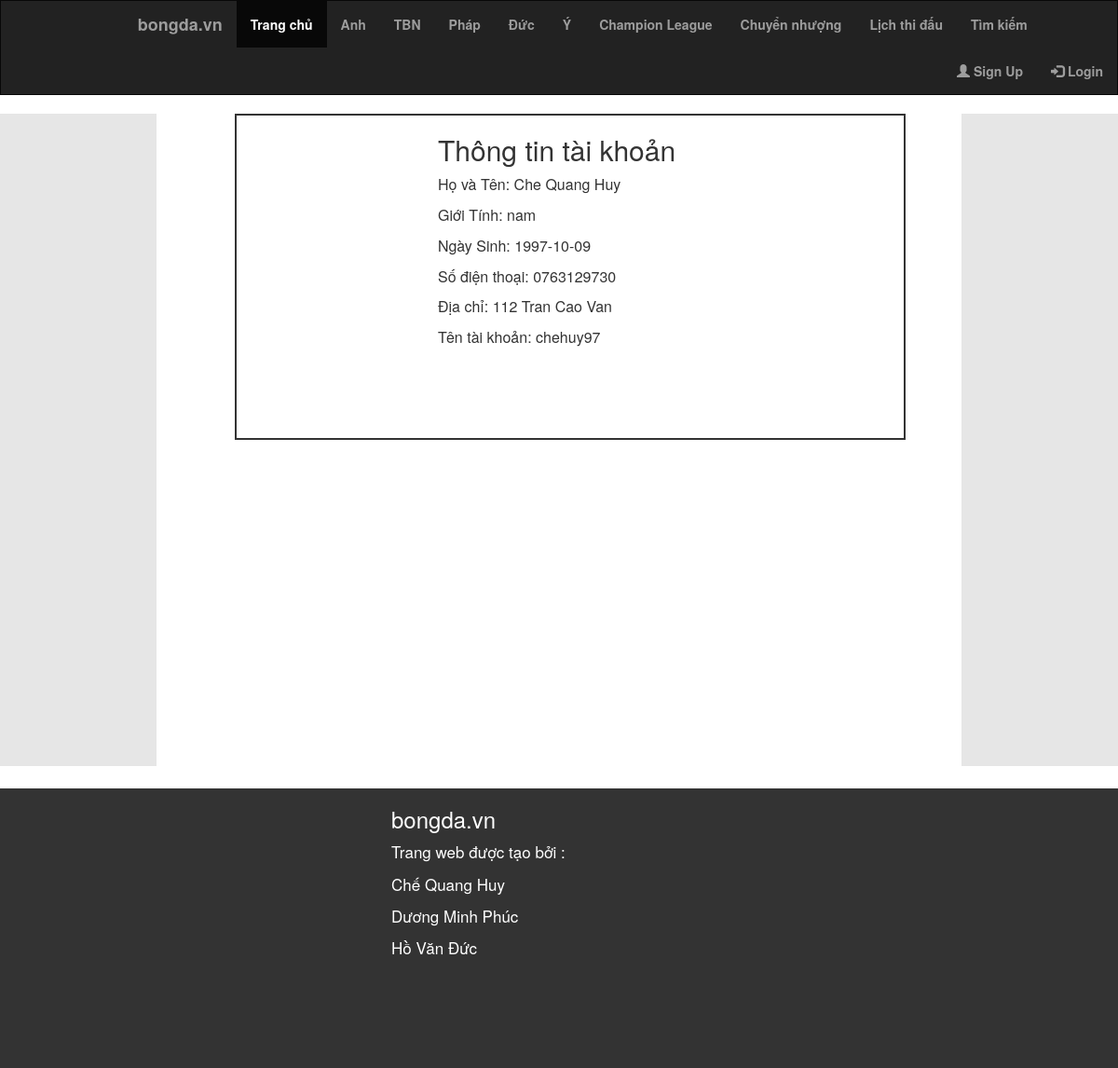
Page /WebsiteBongDa/AccountInfor.php (signed in) on the committed database.
### tables this page shows
CREATE TABLE `account` (
  `idaccount` int(10) NOT NULL,
  `nickname` varchar(20) NOT NULL,
  `password` varchar(20) NOT NULL,
  `role` varchar(20) NOT NULL,
  `name` varchar(50) NOT NULL,
  `sex` varchar(10) NOT NULL,
  `birthday` date NOT NULL,
  `gmail` varchar(50) NOT NULL,
  `phone` varchar(11) NOT NULL,
  `address` varchar(50) NOT NULL
);

### WebsiteBongDa/AccountInfor.php (the view, shortened to what this page needs)
<!DOCTYPE html>
<html>
<head>
  <link rel="stylesheet" href="https://maxcdn.bootstrapcdn.com/bootstrap/3.3.7/css/bootstrap.min.css">
    <link rel="stylesheet" type="text/css" href="Library/FootballLibrary.css">
 <link rel="stylesheet" type="text/css" href="Library/League.css">
</head>
<body>
<?php
	 if ($_SESSION['check'] == 0) {
	 	include("header.php");
	}else if($_SESSION['check'] == 1){
      	include("headerloggedadmin.php");
	 }
	 else if($_SESSION['check'] == 2){
      	include("headerloggedctv.php");
	 }
 ?>
 <div id="content">
	<div class="space" style="float: left;height: 700px;"></div>
	<div class="loginborder">
		<h2>Thông tin tài khoản</h2>
		<?php
			$user = $_SESSION['user'];
			$link = mysqli_connect("localhost","root","","footballdb") or die ("Khong the ket noi den co so du lieu");
			$sql = "SELECT *FROM account WHERE nickname = '$user'";
			$rs = mysqli_query($link,$sql);
			$row=mysqli_fetch_array($rs,MYSQLI_BOTH);
			echo "<p>Họ và Tên: ".$row['name']."</p>";
			echo "<p>Giới Tính: ".$row['sex']."</p>";
			echo "<p>Ngày Sinh: ".$row['birthday']."</p>";
			echo "<p>Số điện thoại: ".$row['phone']."</p>";
			echo "<p>Địa chỉ: ".$row['address']."</p>";
			echo "<p>Tên tài khoản: ".$row['nickname']."</p>";
		 ?>
	</div>
	<div class="space" style="float: right;height: 700px;"></div>
</div>
<div class="footer" style="color: white;padding-left: 35%;">
    <div style="font-size: 17px;">
	<h3>bongda.vn</h3>
	<p>Trang web được tạo bởi :</p>
    <p>Chế Quang Huy</p>
    <p>Dương Minh Phúc</p>
    <p>Hồ Văn Đức</p>
  </div>
</div>
</body>
</html>
</html>

### WebsiteBongDa/Library/FootballLibrary.css (style rules this page uses)
.footer { background-color: #333; height: 300px; width: 100%; float: left; margin-top: 2%; }

### WebsiteBongDa/Library/League.css (style rules this page uses)
#content { width: 100%; height: 500px; margin-top: 0; }
.space { width: 14%; height: 1800px; background-color: #e6e6e6; }
.loginborder { border: 2px solid #333; width: 60%; margin-left: 7%; height: 70%; float: left; padding-left: 18%; font-size: 16px; }

### rows in the picture
account: name "Che Quang Huy", sex "nam", birthday "1997-10-09", phone "0763129730", address "112 Tran Cao Van", nickname "chehuy97"
